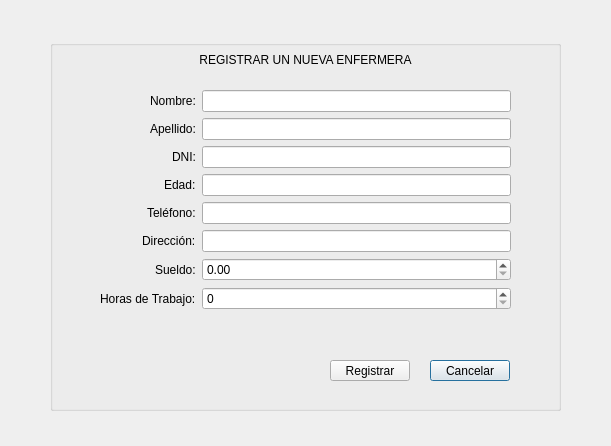
<?xml version="1.0" encoding="UTF-8"?>
<ui version="4.0">
 <class>registrarEnfermeraGui</class>
 <widget class="QDialog" name="registrarEnfermeraGui">
  <property name="geometry">
   <rect>
    <x>0</x>
    <y>0</y>
    <width>611</width>
    <height>446</height>
   </rect>
  </property>
  <property name="windowTitle">
   <string>Dialog</string>
  </property>
  <widget class="QGroupBox" name="groupBox">
   <property name="geometry">
    <rect>
     <x>50</x>
     <y>40</y>
     <width>511</width>
     <height>371</height>
    </rect>
   </property>
   <property name="title">
    <string/>
   </property>
   <widget class="QWidget" name="formLayoutWidget">
    <property name="geometry">
     <rect>
      <x>50</x>
      <y>50</y>
      <width>411</width>
      <height>249</height>
     </rect>
    </property>
    <layout class="QFormLayout" name="formLayout">
     <property name="fieldGrowthPolicy">
      <enum>QFormLayout::AllNonFixedFieldsGrow</enum>
     </property>
     <property name="labelAlignment">
      <set>Qt::AlignRight|Qt::AlignTrailing|Qt::AlignVCenter</set>
     </property>
     <item row="0" column="0">
      <widget class="QLabel" name="label_2">
       <property name="text">
        <string>Nombre:</string>
       </property>
      </widget>
     </item>
     <item row="1" column="0">
      <widget class="QLabel" name="label_3">
       <property name="text">
        <string>Apellido:</string>
       </property>
      </widget>
     </item>
     <item row="2" column="0">
      <widget class="QLabel" name="label_4">
       <property name="text">
        <string>DNI:</string>
       </property>
      </widget>
     </item>
     <item row="3" column="0">
      <widget class="QLabel" name="label_5">
       <property name="text">
        <string>Edad:</string>
       </property>
      </widget>
     </item>
     <item row="4" column="0">
      <widget class="QLabel" name="label_6">
       <property name="text">
        <string>Teléfono:</string>
       </property>
      </widget>
     </item>
     <item row="5" column="0">
      <widget class="QLabel" name="label_7">
       <property name="text">
        <string>Dirección:</string>
       </property>
      </widget>
     </item>
     <item row="6" column="0">
      <widget class="QLabel" name="label_8">
       <property name="text">
        <string>Sueldo:</string>
       </property>
      </widget>
     </item>
     <item row="7" column="0">
      <widget class="QLabel" name="label_9">
       <property name="text">
        <string>Horas de Trabajo:</string>
       </property>
      </widget>
     </item>
     <item row="0" column="1">
      <widget class="QLineEdit" name="lineEdit"/>
     </item>
     <item row="1" column="1">
      <widget class="QLineEdit" name="lineEdit_2"/>
     </item>
     <item row="2" column="1">
      <widget class="QLineEdit" name="lineEdit_3"/>
     </item>
     <item row="3" column="1">
      <widget class="QLineEdit" name="lineEdit_4"/>
     </item>
     <item row="4" column="1">
      <widget class="QLineEdit" name="lineEdit_5"/>
     </item>
     <item row="5" column="1">
      <widget class="QLineEdit" name="lineEdit_6"/>
     </item>
     <item row="6" column="1">
      <widget class="QDoubleSpinBox" name="doubleSpinBox"/>
     </item>
     <item row="7" column="1">
      <widget class="QSpinBox" name="spinBox"/>
     </item>
    </layout>
   </widget>
   <widget class="QLabel" name="label">
    <property name="geometry">
     <rect>
      <x>50</x>
      <y>10</y>
      <width>411</width>
      <height>20</height>
     </rect>
    </property>
    <property name="text">
     <string>REGISTRAR UN NUEVA ENFERMERA</string>
    </property>
    <property name="alignment">
     <set>Qt::AlignCenter</set>
    </property>
   </widget>
   <widget class="QPushButton" name="pushButton">
    <property name="geometry">
     <rect>
      <x>380</x>
      <y>320</y>
      <width>80</width>
      <height>21</height>
     </rect>
    </property>
    <property name="text">
     <string>Cancelar</string>
    </property>
   </widget>
   <widget class="QPushButton" name="pushButton_2">
    <property name="geometry">
     <rect>
      <x>280</x>
      <y>320</y>
      <width>80</width>
      <height>21</height>
     </rect>
    </property>
    <property name="text">
     <string>Registrar</string>
    </property>
   </widget>
  </widget>
 </widget>
 <resources/>
 <connections/>
</ui>
